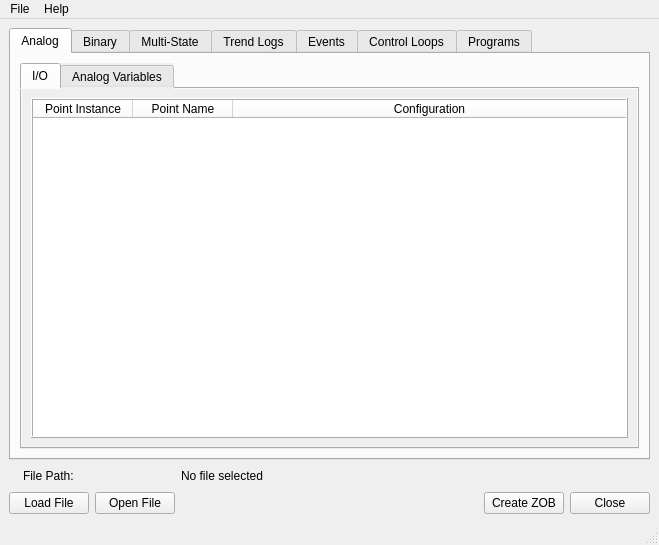
<?xml version="1.0" encoding="UTF-8"?>
<ui version="4.0">
 <class>MainWindow</class>
 <widget class="QMainWindow" name="MainWindow">
  <property name="geometry">
   <rect>
    <x>0</x>
    <y>0</y>
    <width>659</width>
    <height>545</height>
   </rect>
  </property>
  <property name="windowTitle">
   <string>Database ZOB Builder</string>
  </property>
  <property name="windowOpacity">
   <double>1.000000000000000</double>
  </property>
  <widget class="QWidget" name="centralwidget">
   <layout class="QGridLayout" name="gridLayout">
    <item row="0" column="0">
     <widget class="QTabWidget" name="object_pages">
      <property name="sizePolicy">
       <sizepolicy hsizetype="MinimumExpanding" vsizetype="Expanding">
        <horstretch>0</horstretch>
        <verstretch>0</verstretch>
       </sizepolicy>
      </property>
      <property name="currentIndex">
       <number>0</number>
      </property>
      <widget class="QWidget" name="analog_objects_tab">
       <attribute name="title">
        <string>Analog</string>
       </attribute>
       <layout class="QGridLayout" name="gridLayout_2">
        <item row="0" column="0">
         <widget class="QTabWidget" name="analog_objects_pages">
          <property name="enabled">
           <bool>true</bool>
          </property>
          <property name="sizePolicy">
           <sizepolicy hsizetype="MinimumExpanding" vsizetype="Minimum">
            <horstretch>0</horstretch>
            <verstretch>0</verstretch>
           </sizepolicy>
          </property>
          <property name="autoFillBackground">
           <bool>false</bool>
          </property>
          <property name="styleSheet">
           <string notr="true">background-color: rgb(239, 239, 239);</string>
          </property>
          <property name="tabPosition">
           <enum>QTabWidget::North</enum>
          </property>
          <property name="tabShape">
           <enum>QTabWidget::Rounded</enum>
          </property>
          <property name="currentIndex">
           <number>0</number>
          </property>
          <property name="documentMode">
           <bool>false</bool>
          </property>
          <property name="tabsClosable">
           <bool>false</bool>
          </property>
          <property name="movable">
           <bool>false</bool>
          </property>
          <property name="tabBarAutoHide">
           <bool>false</bool>
          </property>
          <widget class="QWidget" name="analog_io_tab">
           <attribute name="title">
            <string>I/O</string>
           </attribute>
           <layout class="QGridLayout" name="gridLayout_3">
            <item row="0" column="0">
             <widget class="QTableWidget" name="analog_io_table">
              <property name="enabled">
               <bool>true</bool>
              </property>
              <property name="styleSheet">
               <string notr="true">background-color: rgb(255, 255, 255);</string>
              </property>
              <property name="frameShape">
               <enum>QFrame::Box</enum>
              </property>
              <property name="frameShadow">
               <enum>QFrame::Raised</enum>
              </property>
              <property name="lineWidth">
               <number>1</number>
              </property>
              <property name="midLineWidth">
               <number>0</number>
              </property>
              <property name="editTriggers">
               <set>QAbstractItemView::NoEditTriggers</set>
              </property>
              <property name="alternatingRowColors">
               <bool>true</bool>
              </property>
              <property name="selectionBehavior">
               <enum>QAbstractItemView::SelectRows</enum>
              </property>
              <property name="showGrid">
               <bool>true</bool>
              </property>
              <property name="gridStyle">
               <enum>Qt::SolidLine</enum>
              </property>
              <property name="sortingEnabled">
               <bool>true</bool>
              </property>
              <property name="wordWrap">
               <bool>true</bool>
              </property>
              <property name="cornerButtonEnabled">
               <bool>false</bool>
              </property>
              <attribute name="horizontalHeaderCascadingSectionResizes">
               <bool>false</bool>
              </attribute>
              <attribute name="horizontalHeaderHighlightSections">
               <bool>true</bool>
              </attribute>
              <attribute name="horizontalHeaderShowSortIndicator" stdset="0">
               <bool>true</bool>
              </attribute>
              <attribute name="horizontalHeaderStretchLastSection">
               <bool>true</bool>
              </attribute>
              <attribute name="verticalHeaderStretchLastSection">
               <bool>false</bool>
              </attribute>
              <column>
               <property name="text">
                <string>Point Instance</string>
               </property>
              </column>
              <column>
               <property name="text">
                <string>Point Name</string>
               </property>
              </column>
              <column>
               <property name="text">
                <string>Configuration</string>
               </property>
              </column>
             </widget>
            </item>
           </layout>
          </widget>
          <widget class="QWidget" name="analog_variables_tab">
           <attribute name="title">
            <string>Analog Variables</string>
           </attribute>
           <layout class="QGridLayout" name="gridLayout_5">
            <item row="0" column="0">
             <widget class="QTableWidget" name="analog_var_table">
              <property name="enabled">
               <bool>true</bool>
              </property>
              <property name="styleSheet">
               <string notr="true">background-color: rgb(255, 255, 255);</string>
              </property>
              <property name="frameShape">
               <enum>QFrame::Box</enum>
              </property>
              <property name="frameShadow">
               <enum>QFrame::Raised</enum>
              </property>
              <property name="lineWidth">
               <number>1</number>
              </property>
              <property name="midLineWidth">
               <number>0</number>
              </property>
              <property name="editTriggers">
               <set>QAbstractItemView::NoEditTriggers</set>
              </property>
              <property name="alternatingRowColors">
               <bool>true</bool>
              </property>
              <property name="selectionBehavior">
               <enum>QAbstractItemView::SelectRows</enum>
              </property>
              <property name="showGrid">
               <bool>true</bool>
              </property>
              <property name="gridStyle">
               <enum>Qt::SolidLine</enum>
              </property>
              <property name="sortingEnabled">
               <bool>true</bool>
              </property>
              <property name="wordWrap">
               <bool>true</bool>
              </property>
              <property name="cornerButtonEnabled">
               <bool>false</bool>
              </property>
              <attribute name="horizontalHeaderCascadingSectionResizes">
               <bool>false</bool>
              </attribute>
              <attribute name="horizontalHeaderHighlightSections">
               <bool>true</bool>
              </attribute>
              <attribute name="horizontalHeaderShowSortIndicator" stdset="0">
               <bool>true</bool>
              </attribute>
              <attribute name="horizontalHeaderStretchLastSection">
               <bool>true</bool>
              </attribute>
              <attribute name="verticalHeaderStretchLastSection">
               <bool>false</bool>
              </attribute>
              <column>
               <property name="text">
                <string>Point Instance</string>
               </property>
              </column>
              <column>
               <property name="text">
                <string>Point Name</string>
               </property>
              </column>
              <column>
               <property name="text">
                <string>Configuration</string>
               </property>
              </column>
             </widget>
            </item>
           </layout>
          </widget>
         </widget>
        </item>
       </layout>
      </widget>
      <widget class="QWidget" name="binary_objects_tab">
       <attribute name="title">
        <string>Binary</string>
       </attribute>
       <layout class="QGridLayout" name="gridLayout_8">
        <item row="0" column="0">
         <widget class="QTabWidget" name="binary_objects_pages">
          <property name="enabled">
           <bool>true</bool>
          </property>
          <property name="sizePolicy">
           <sizepolicy hsizetype="MinimumExpanding" vsizetype="Minimum">
            <horstretch>0</horstretch>
            <verstretch>0</verstretch>
           </sizepolicy>
          </property>
          <property name="focusPolicy">
           <enum>Qt::TabFocus</enum>
          </property>
          <property name="layoutDirection">
           <enum>Qt::LeftToRight</enum>
          </property>
          <property name="autoFillBackground">
           <bool>false</bool>
          </property>
          <property name="styleSheet">
           <string notr="true">background-color: rgb(239, 239, 239);</string>
          </property>
          <property name="tabPosition">
           <enum>QTabWidget::North</enum>
          </property>
          <property name="tabShape">
           <enum>QTabWidget::Rounded</enum>
          </property>
          <property name="currentIndex">
           <number>0</number>
          </property>
          <property name="iconSize">
           <size>
            <width>16</width>
            <height>16</height>
           </size>
          </property>
          <property name="elideMode">
           <enum>Qt::ElideNone</enum>
          </property>
          <property name="documentMode">
           <bool>false</bool>
          </property>
          <property name="tabsClosable">
           <bool>false</bool>
          </property>
          <property name="movable">
           <bool>false</bool>
          </property>
          <property name="tabBarAutoHide">
           <bool>false</bool>
          </property>
          <widget class="QWidget" name="binary_io_tab">
           <attribute name="title">
            <string>I/O</string>
           </attribute>
           <layout class="QGridLayout" name="gridLayout_6">
            <item row="0" column="0">
             <widget class="QTableWidget" name="binary_io_table">
              <property name="enabled">
               <bool>true</bool>
              </property>
              <property name="styleSheet">
               <string notr="true">background-color: rgb(255, 255, 255);</string>
              </property>
              <property name="frameShape">
               <enum>QFrame::Box</enum>
              </property>
              <property name="frameShadow">
               <enum>QFrame::Raised</enum>
              </property>
              <property name="lineWidth">
               <number>1</number>
              </property>
              <property name="midLineWidth">
               <number>0</number>
              </property>
              <property name="editTriggers">
               <set>QAbstractItemView::NoEditTriggers</set>
              </property>
              <property name="alternatingRowColors">
               <bool>true</bool>
              </property>
              <property name="selectionBehavior">
               <enum>QAbstractItemView::SelectRows</enum>
              </property>
              <property name="showGrid">
               <bool>true</bool>
              </property>
              <property name="gridStyle">
               <enum>Qt::SolidLine</enum>
              </property>
              <property name="sortingEnabled">
               <bool>true</bool>
              </property>
              <property name="wordWrap">
               <bool>true</bool>
              </property>
              <property name="cornerButtonEnabled">
               <bool>false</bool>
              </property>
              <attribute name="horizontalHeaderCascadingSectionResizes">
               <bool>false</bool>
              </attribute>
              <attribute name="horizontalHeaderHighlightSections">
               <bool>true</bool>
              </attribute>
              <attribute name="horizontalHeaderShowSortIndicator" stdset="0">
               <bool>true</bool>
              </attribute>
              <attribute name="horizontalHeaderStretchLastSection">
               <bool>true</bool>
              </attribute>
              <attribute name="verticalHeaderStretchLastSection">
               <bool>false</bool>
              </attribute>
              <column>
               <property name="text">
                <string>Point Instance</string>
               </property>
              </column>
              <column>
               <property name="text">
                <string>Point Name</string>
               </property>
              </column>
              <column>
               <property name="text">
                <string>Configuration</string>
               </property>
              </column>
             </widget>
            </item>
           </layout>
          </widget>
          <widget class="QWidget" name="binary_variables_tab">
           <attribute name="title">
            <string>Binary Variables</string>
           </attribute>
           <layout class="QGridLayout" name="gridLayout_7">
            <item row="0" column="0">
             <widget class="QTableWidget" name="binary_var_table">
              <property name="enabled">
               <bool>true</bool>
              </property>
              <property name="styleSheet">
               <string notr="true">background-color: rgb(255, 255, 255);</string>
              </property>
              <property name="frameShape">
               <enum>QFrame::Box</enum>
              </property>
              <property name="frameShadow">
               <enum>QFrame::Raised</enum>
              </property>
              <property name="lineWidth">
               <number>1</number>
              </property>
              <property name="midLineWidth">
               <number>0</number>
              </property>
              <property name="editTriggers">
               <set>QAbstractItemView::NoEditTriggers</set>
              </property>
              <property name="alternatingRowColors">
               <bool>true</bool>
              </property>
              <property name="selectionBehavior">
               <enum>QAbstractItemView::SelectRows</enum>
              </property>
              <property name="showGrid">
               <bool>true</bool>
              </property>
              <property name="gridStyle">
               <enum>Qt::SolidLine</enum>
              </property>
              <property name="sortingEnabled">
               <bool>true</bool>
              </property>
              <property name="wordWrap">
               <bool>true</bool>
              </property>
              <property name="cornerButtonEnabled">
               <bool>false</bool>
              </property>
              <attribute name="horizontalHeaderCascadingSectionResizes">
               <bool>false</bool>
              </attribute>
              <attribute name="horizontalHeaderHighlightSections">
               <bool>true</bool>
              </attribute>
              <attribute name="horizontalHeaderShowSortIndicator" stdset="0">
               <bool>true</bool>
              </attribute>
              <attribute name="horizontalHeaderStretchLastSection">
               <bool>true</bool>
              </attribute>
              <attribute name="verticalHeaderStretchLastSection">
               <bool>false</bool>
              </attribute>
              <column>
               <property name="text">
                <string>Point Instance</string>
               </property>
              </column>
              <column>
               <property name="text">
                <string>Point Name</string>
               </property>
              </column>
              <column>
               <property name="text">
                <string>Configuration</string>
               </property>
              </column>
             </widget>
            </item>
           </layout>
          </widget>
         </widget>
        </item>
       </layout>
      </widget>
      <widget class="QWidget" name="multistate_objects_tab">
       <attribute name="title">
        <string>Multi-State</string>
       </attribute>
       <layout class="QGridLayout" name="gridLayout_11">
        <item row="0" column="0">
         <widget class="QTabWidget" name="multistate_objects_pages">
          <property name="enabled">
           <bool>true</bool>
          </property>
          <property name="sizePolicy">
           <sizepolicy hsizetype="MinimumExpanding" vsizetype="Minimum">
            <horstretch>0</horstretch>
            <verstretch>0</verstretch>
           </sizepolicy>
          </property>
          <property name="focusPolicy">
           <enum>Qt::TabFocus</enum>
          </property>
          <property name="layoutDirection">
           <enum>Qt::LeftToRight</enum>
          </property>
          <property name="autoFillBackground">
           <bool>false</bool>
          </property>
          <property name="styleSheet">
           <string notr="true">background-color: rgb(239, 239, 239);</string>
          </property>
          <property name="tabPosition">
           <enum>QTabWidget::North</enum>
          </property>
          <property name="tabShape">
           <enum>QTabWidget::Rounded</enum>
          </property>
          <property name="currentIndex">
           <number>0</number>
          </property>
          <property name="iconSize">
           <size>
            <width>16</width>
            <height>16</height>
           </size>
          </property>
          <property name="elideMode">
           <enum>Qt::ElideNone</enum>
          </property>
          <property name="documentMode">
           <bool>false</bool>
          </property>
          <property name="tabsClosable">
           <bool>false</bool>
          </property>
          <property name="movable">
           <bool>false</bool>
          </property>
          <property name="tabBarAutoHide">
           <bool>false</bool>
          </property>
          <widget class="QWidget" name="multistate_variables_tab">
           <attribute name="title">
            <string>Multistate Variables</string>
           </attribute>
           <layout class="QGridLayout" name="gridLayout_10">
            <item row="0" column="0">
             <widget class="QTableWidget" name="binary_var_table_2">
              <property name="enabled">
               <bool>true</bool>
              </property>
              <property name="styleSheet">
               <string notr="true">background-color: rgb(255, 255, 255);</string>
              </property>
              <property name="frameShape">
               <enum>QFrame::Box</enum>
              </property>
              <property name="frameShadow">
               <enum>QFrame::Raised</enum>
              </property>
              <property name="lineWidth">
               <number>1</number>
              </property>
              <property name="midLineWidth">
               <number>0</number>
              </property>
              <property name="editTriggers">
               <set>QAbstractItemView::NoEditTriggers</set>
              </property>
              <property name="alternatingRowColors">
               <bool>true</bool>
              </property>
              <property name="selectionBehavior">
               <enum>QAbstractItemView::SelectRows</enum>
              </property>
              <property name="showGrid">
               <bool>true</bool>
              </property>
              <property name="gridStyle">
               <enum>Qt::SolidLine</enum>
              </property>
              <property name="sortingEnabled">
               <bool>true</bool>
              </property>
              <property name="wordWrap">
               <bool>true</bool>
              </property>
              <property name="cornerButtonEnabled">
               <bool>false</bool>
              </property>
              <attribute name="horizontalHeaderCascadingSectionResizes">
               <bool>false</bool>
              </attribute>
              <attribute name="horizontalHeaderHighlightSections">
               <bool>true</bool>
              </attribute>
              <attribute name="horizontalHeaderShowSortIndicator" stdset="0">
               <bool>true</bool>
              </attribute>
              <attribute name="horizontalHeaderStretchLastSection">
               <bool>true</bool>
              </attribute>
              <attribute name="verticalHeaderStretchLastSection">
               <bool>false</bool>
              </attribute>
              <column>
               <property name="text">
                <string>Point Instance</string>
               </property>
              </column>
              <column>
               <property name="text">
                <string>Point Name</string>
               </property>
              </column>
              <column>
               <property name="text">
                <string>Configuration</string>
               </property>
              </column>
             </widget>
            </item>
           </layout>
          </widget>
         </widget>
        </item>
       </layout>
      </widget>
      <widget class="QWidget" name="trend_logs_tab">
       <attribute name="title">
        <string>Trend Logs</string>
       </attribute>
      </widget>
      <widget class="QWidget" name="events_tab">
       <attribute name="title">
        <string>Events</string>
       </attribute>
      </widget>
      <widget class="QWidget" name="control_loops_tab">
       <attribute name="title">
        <string>Control Loops</string>
       </attribute>
      </widget>
      <widget class="QWidget" name="programs_tab">
       <attribute name="title">
        <string>Programs</string>
       </attribute>
      </widget>
     </widget>
    </item>
    <item row="1" column="0">
     <layout class="QGridLayout" name="gridLayout_4">
      <item row="4" column="4">
       <widget class="QPushButton" name="close_button">
        <property name="sizePolicy">
         <sizepolicy hsizetype="Preferred" vsizetype="Preferred">
          <horstretch>0</horstretch>
          <verstretch>0</verstretch>
         </sizepolicy>
        </property>
        <property name="text">
         <string>Close</string>
        </property>
       </widget>
      </item>
      <item row="3" column="3">
       <spacer name="horizontalSpacer">
        <property name="orientation">
         <enum>Qt::Horizontal</enum>
        </property>
        <property name="sizeType">
         <enum>QSizePolicy::Preferred</enum>
        </property>
        <property name="sizeHint" stdset="0">
         <size>
          <width>40</width>
          <height>20</height>
         </size>
        </property>
       </spacer>
      </item>
      <item row="4" column="0" alignment="Qt::AlignLeft">
       <widget class="QPushButton" name="load_file_button">
        <property name="sizePolicy">
         <sizepolicy hsizetype="Preferred" vsizetype="Preferred">
          <horstretch>0</horstretch>
          <verstretch>0</verstretch>
         </sizepolicy>
        </property>
        <property name="text">
         <string>Load File</string>
        </property>
       </widget>
      </item>
      <item row="4" column="3">
       <widget class="QPushButton" name="create_zob_button">
        <property name="text">
         <string>Create ZOB</string>
        </property>
       </widget>
      </item>
      <item row="3" column="0" alignment="Qt::AlignHCenter">
       <widget class="QLabel" name="file_path_label">
        <property name="sizePolicy">
         <sizepolicy hsizetype="Preferred" vsizetype="Preferred">
          <horstretch>0</horstretch>
          <verstretch>0</verstretch>
         </sizepolicy>
        </property>
        <property name="text">
         <string>File Path:</string>
        </property>
       </widget>
      </item>
      <item row="3" column="2">
       <widget class="QLabel" name="file_path_string">
        <property name="sizePolicy">
         <sizepolicy hsizetype="Preferred" vsizetype="Preferred">
          <horstretch>0</horstretch>
          <verstretch>0</verstretch>
         </sizepolicy>
        </property>
        <property name="text">
         <string>No file selected</string>
        </property>
       </widget>
      </item>
      <item row="4" column="2">
       <spacer name="horizontalSpacer_2">
        <property name="orientation">
         <enum>Qt::Horizontal</enum>
        </property>
        <property name="sizeHint" stdset="0">
         <size>
          <width>40</width>
          <height>20</height>
         </size>
        </property>
       </spacer>
      </item>
      <item row="4" column="1">
       <widget class="QPushButton" name="open_file_button">
        <property name="text">
         <string>Open File</string>
        </property>
       </widget>
      </item>
     </layout>
    </item>
   </layout>
  </widget>
  <widget class="QMenuBar" name="menubar">
   <property name="geometry">
    <rect>
     <x>0</x>
     <y>0</y>
     <width>659</width>
     <height>21</height>
    </rect>
   </property>
   <widget class="QMenu" name="menuFile">
    <property name="title">
     <string>File</string>
    </property>
    <addaction name="actionNewExcelTemplate"/>
    <addaction name="separator"/>
    <addaction name="actionClose"/>
   </widget>
   <widget class="QMenu" name="menuHelp">
    <property name="title">
     <string>Help</string>
    </property>
    <addaction name="actionExcelFormattingInstructions"/>
   </widget>
   <addaction name="menuFile"/>
   <addaction name="menuHelp"/>
  </widget>
  <widget class="QStatusBar" name="statusbar"/>
  <action name="actionNewExcelTemplate">
   <property name="text">
    <string>New Excel Template</string>
   </property>
   <property name="shortcut">
    <string>Ctrl+N</string>
   </property>
  </action>
  <action name="actionClose">
   <property name="text">
    <string>Close</string>
   </property>
   <property name="shortcut">
    <string>Ctrl+Q</string>
   </property>
  </action>
  <action name="actionExcelFormattingInstructions">
   <property name="text">
    <string>Excel Formatting Instructions</string>
   </property>
  </action>
 </widget>
 <resources/>
 <connections/>
</ui>
